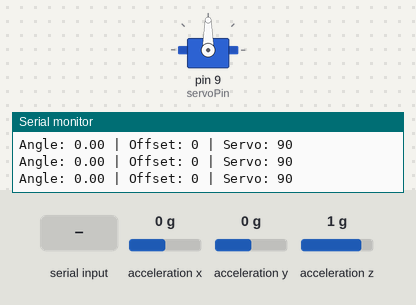
Bench run of a sketch on a simulated Arduino Uno, built with avr-gcc and run on an emulated ATmega328P. Parts: servo, the last lines printed to the serial monitor. Wiring (inferred from the names in the program): MPU-6050 motion sensor at I2C address 0x68. Inputs (shaded band) come from the test bench; at power-on: acceleration x 0 g, acceleration z 1 g, acceleration y 0 g.

Above: at 1.2 s.
1.3 s: "90,45\n" received over Serial
At 2.4 s:
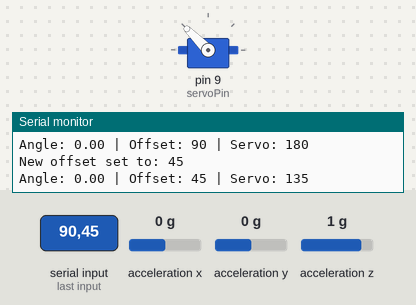
4.1 s: acceleration x set to -1.4 g
At 5.3 s:
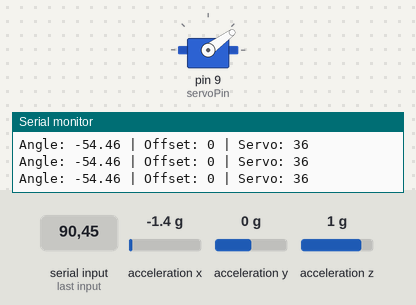
5.6 s: acceleration z set to -1.4 g
At 6.6 s:
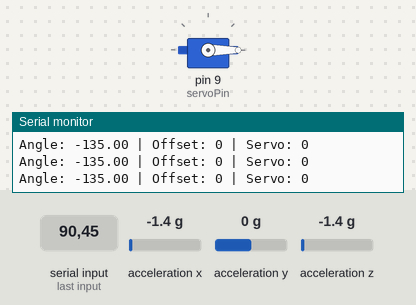
7.1 s: acceleration z set to 1.4 g
At 7.5 s:
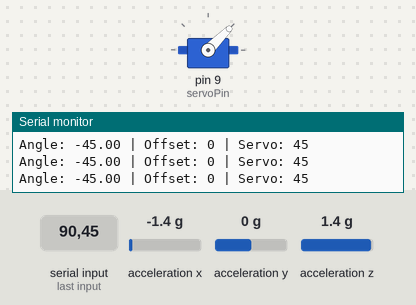
8.6 s: "30,150\n" received over Serial
At 9.7 s:
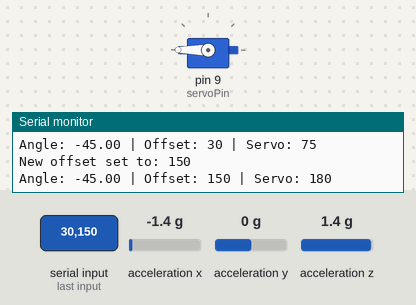
10.3 s: acceleration x set to 0.8 g
At 11.5 s:
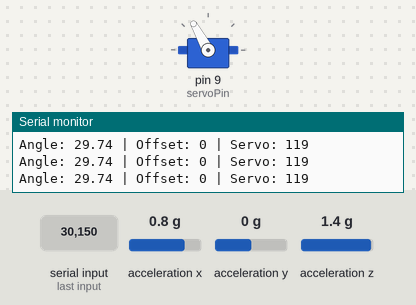
Timing chart, 0 to 12.8 s (numbered marks = the images above; inputs shaded):
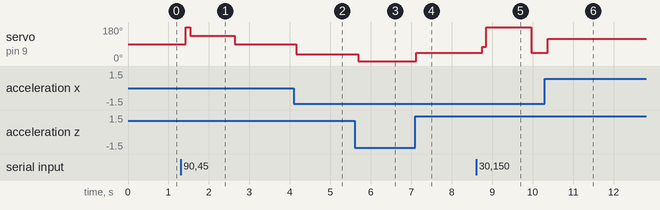

The sketch:

_CtrlSystemProject.ino
```cpp
#include <Wire.h>
#include <Servo.h>

const int MPU = 0x68;   // MPU6050 I2C address
Servo myServo;
int servoPin = 9;
int offset = 0;

void setup() {
  Wire.begin();
  Serial.begin(9600);
  myServo.attach(servoPin);


  Wire.beginTransmission(MPU);
  Wire.write(0x6B);
  Wire.write(0);
  Wire.endTransmission();
}

void loop() {
  // --- 1. Read accelerometer data ---
  Wire.beginTransmission(MPU);
  Wire.write(0x3B);        // Starting register for accel data
  Wire.endTransmission(false);
  Wire.requestFrom(MPU, 6, true);

  int16_t AcX = (Wire.read() << 8) | Wire.read();
  int16_t AcY = (Wire.read() << 8) | Wire.read();
  int16_t AcZ = (Wire.read() << 8) | Wire.read();

  // --- 2. Calculate tilt angle (in degrees) ---
  float angle = atan2(AcX, AcZ) * 180.0 / PI;

  // --- 3. offset ---
  float correctedAngle = angle + offset;

  // --- 4. Map angle to servo range (0–180) ---
  int servoPos = map(correctedAngle, -90, 90, 0, 180);
  servoPos = constrain(servoPos, 0, 180);

  myServo.write(servoPos);


  Serial.print("Angle: "); Serial.print(angle);
  Serial.print(" | Offset: "); Serial.print(offset);
  Serial.print(" | Servo: "); Serial.println(servoPos);

  // --- 6. Check if user typed new offset ---
  if (Serial.available() > 0) {
    offset = Serial.parseInt(); // read number from Serial Monitor
    Serial.print("New offset set to: ");
    Serial.println(offset);
  }

  delay(100);
}
```

Measured:
- after the input at 1.3 s, servo on pin 9 (servoPin): 90° → 180° after 0.13 s, → 135° 0.10 s later, → 90° 1.1 s later
- after the input at 4.1 s, servo on pin 9 (servoPin): 90° → 36° after 0.06 s
- after the input at 5.6 s, servo on pin 9 (servoPin): 36° → 0° after 0.09 s
- after the input at 7.1 s, servo on pin 9 (servoPin): 0° → 45° at once
- after the input at 8.6 s, servo on pin 9 (servoPin): 45° → 75° after 0.16 s, → 180° 0.10 s later, → 45° 1.1 s later
- after the input at 10.3 s, servo on pin 9 (servoPin): 45° → 119° after 0.07 s
